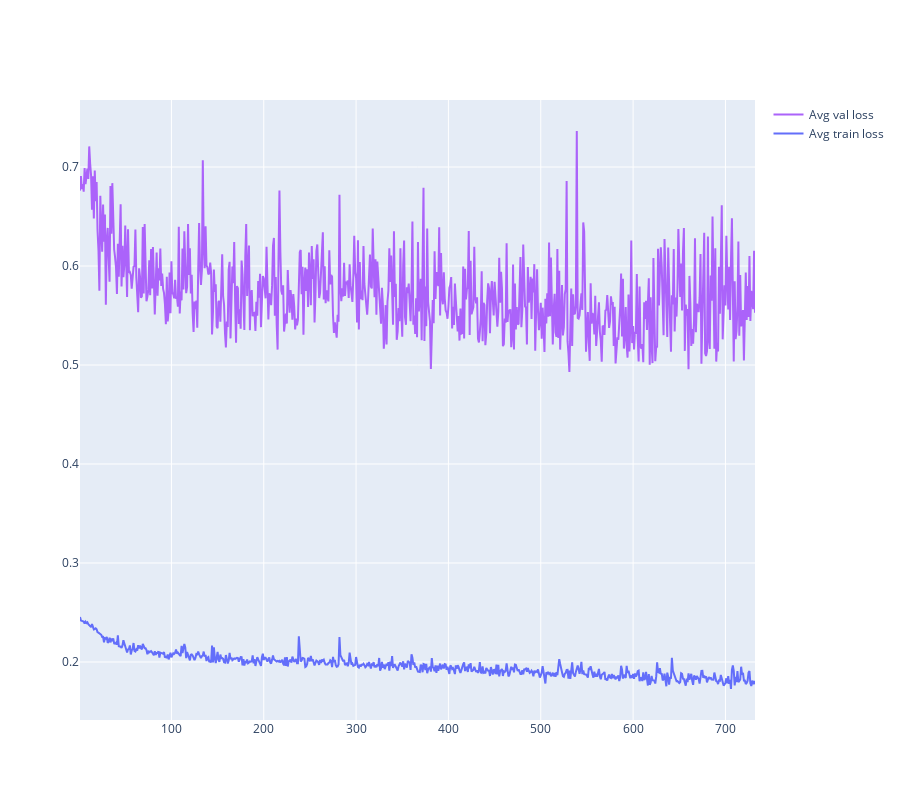

Notebook code cell kept with this figure:
### Code cell
# fig = px.line(df, x="epoch", y="loss", line_group="identifier", color="group", height=800)


def avg_plot(metric: str):
    fig = go.Figure()
    for x, color in (["train", "blue"], ["val", "red"]):
        df = get_df(x)
        loss_df = (
            df.group_by("epoch", maintain_order=True)
            .agg(pl.col(metric).mean().alias("avg"), pl.col(metric).std().alias("std"))
            .to_pandas()
        )
        fig.add_trace(
            go.Scatter(
                name=f"Avg {x} {metric}",
                x=loss_df["epoch"],
                y=loss_df["avg"],
                mode="lines",
            )
        )
        fig.add_trace(
            go.Scatter(
                name=f"{x}upper bound",
                x=loss_df["epoch"],
                y=loss_df["avg"] + loss_df["std"],
                line=dict(width=0),
                marker=dict(color=color),
                showlegend=False,
            )
        )
        fig.add_trace(
            go.Scatter(
                name=f"{x}lower bound",
                x=loss_df["epoch"],
                y=loss_df["avg"] - loss_df["std"],
                line=dict(width=0),
                marker=dict(color=color),
                fill="tonexty",
                showlegend=False,
            ),
        )
    fig.update_layout(hovermode="x", height=800)
    fig.show()


avg_plot("loss")

### Figure 1 — Plotly figure (JSON) as saved in the notebook; plotly's stock layout.template omitted (floating-point values rounded to 4 significant figures; data arrays with more than 128 entries replaced by an {"elided": "..."} marker saying what was removed)
{"data": [{"mode": "lines", "name": "Avg train loss", "type": "scatter", "x": {"elided": "732 int values"}, "y": {"elided": "732 float values"}}, {"line": {"width": 0}, "marker": {"color": "blue"}, "name": "trainupper bound", "showlegend": false, "type": "scatter", "x": {"elided": "732 int values"}, "y": {"elided": "732 null values"}}, {"fill": "tonexty", "line": {"width": 0}, "marker": {"color": "blue"}, "name": "trainlower bound", "showlegend": false, "type": "scatter", "x": {"elided": "732 int values"}, "y": {"elided": "732 null values"}}, {"mode": "lines", "name": "Avg val loss", "type": "scatter", "x": {"elided": "732 int values"}, "y": {"elided": "732 float values"}}, {"line": {"width": 0}, "marker": {"color": "red"}, "name": "valupper bound", "showlegend": false, "type": "scatter", "x": {"elided": "732 int values"}, "y": {"elided": "732 null values"}}, {"fill": "tonexty", "line": {"width": 0}, "marker": {"color": "red"}, "name": "vallower bound", "showlegend": false, "type": "scatter", "x": {"elided": "732 int values"}, "y": {"elided": "732 null values"}}], "layout": {"height": 800, "hovermode": "x"}}
